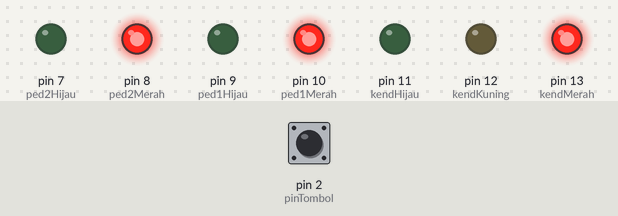
This sketch was run on a simulated Arduino Uno, built with avr-gcc and run on an emulated ATmega328P. Parts: output pins drawn as LEDs (lit = HIGH). The inputs (shaded band) are chosen by the test bench; at power-on: pin 2 (pinTombol) HIGH.

Above: at 0.1 s.
At 3.2 s:
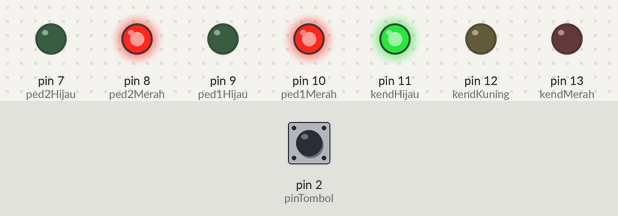
3.3 s: pin 2 (pinTombol) pulled LOW for 0.25 s
At 7.1 s:
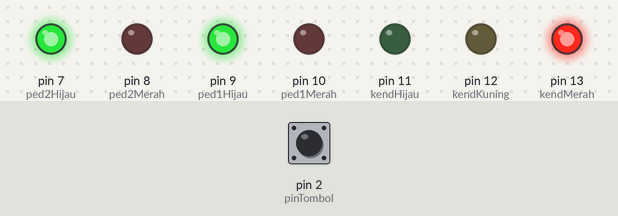
Timing chart, 0 to 15.6 s (numbered marks = the images above; inputs shaded):
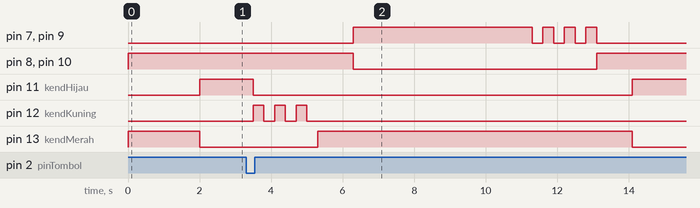

Measured:
- by itself, pin 12 (kendKuning): alternates HIGH for 0.30 s and LOW for 0.30 s, 6 changes in all, then stays LOW

The sketch:

023050_-_Kode_Sumber_Lampu_Lalu_Lintas_1_Sisi_Berpedestarian.ino
```cpp
// --- PIN TOMBOL INTERUPSI ---
const int pinTombol = 2;

// --- PIN LAMPU KENDARAAN (JALAN RAYA) ---
const int kendMerah = 13;
const int kendKuning = 12;
const int kendHijau = 11;

// --- PIN LAMPU PEDESTRIAN SISI 1 ---
const int ped1Merah = 10;
const int ped1Hijau = 9;

// --- PIN LAMPU PEDESTRIAN SISI 2 ---
const int ped2Merah = 8;
const int ped2Hijau = 7;

void setup() {
  pinMode(pinTombol, INPUT_PULLUP);

  for (int pin = 7; pin <= 13; pin++) {
    pinMode(pin, OUTPUT);
  }

  // KONDISI AWAL: Semua lampu wajib merah saat baru dimulai
  digitalWrite(kendMerah, HIGH);
  digitalWrite(kendKuning, LOW);
  digitalWrite(kendHijau, LOW);

  digitalWrite(ped1Merah, HIGH);
  digitalWrite(ped1Hijau, LOW);

  digitalWrite(ped2Merah, HIGH);
  digitalWrite(ped2Hijau, LOW);

  // Semua merah selama 2 detik
  delay(2000);

  // Ubah lampu kendaraan menjadi hijau agar siap masuk ke siklus loop() normal
  digitalWrite(kendMerah, LOW);
  digitalWrite(kendHijau, HIGH);
}

void loop() {
  // 1. FASE JALAN KENDARAAN & CEK TOMBOL
  boolean adaPermintaanPenyeberang = false;

  for (int i = 0; i < 50; i++) {
    if (digitalRead(pinTombol) == LOW) {
      adaPermintaanPenyeberang = true;
      delay(200);
      break;
    }
    delay(100);
  }

  // 2. KENDARAAN BERSIAP BERHENTI (Kuning Berkedip 3x)
  digitalWrite(kendHijau, LOW);

  for (int j = 0; j < 3; j++) {
    digitalWrite(kendKuning, HIGH);
    delay(300);
    digitalWrite(kendKuning, LOW);
    delay(300);
  }
  digitalWrite(kendKuning, LOW);

  // 3. FASE MENYEBERANG (KENDARAAN MERAH, PEDESTRIAN HIJAU)
  digitalWrite(kendMerah, HIGH);
  delay(1000); // Jeda keamanan

  digitalWrite(ped1Merah, LOW);
  digitalWrite(ped2Merah, LOW);
  digitalWrite(ped1Hijau, HIGH);
  digitalWrite(ped2Hijau, HIGH);

  delay(5000); // Durasi menyeberang

  // 4. PERINGATAN WAKTU MENYEBERANG HABIS (Hijau Pedestrian Berkedip)
  for (int k = 0; k < 3; k++) {
    digitalWrite(ped1Hijau, LOW);
    digitalWrite(ped2Hijau, LOW);
    delay(300);
    digitalWrite(ped1Hijau, HIGH);
    digitalWrite(ped2Hijau, HIGH);
    delay(300);
  }
  digitalWrite(ped1Hijau, LOW);
  digitalWrite(ped2Hijau, LOW);

  // 5. KENDARAAN JALAN KEMBALI
  digitalWrite(ped1Merah, HIGH);
  digitalWrite(ped2Merah, HIGH);
  delay(1000);

  digitalWrite(kendMerah, LOW);
  digitalWrite(kendHijau, HIGH);

  if (adaPermintaanPenyeberang) {
    delay(3000); // Mencegah interupsi beruntun
  }
}
```
